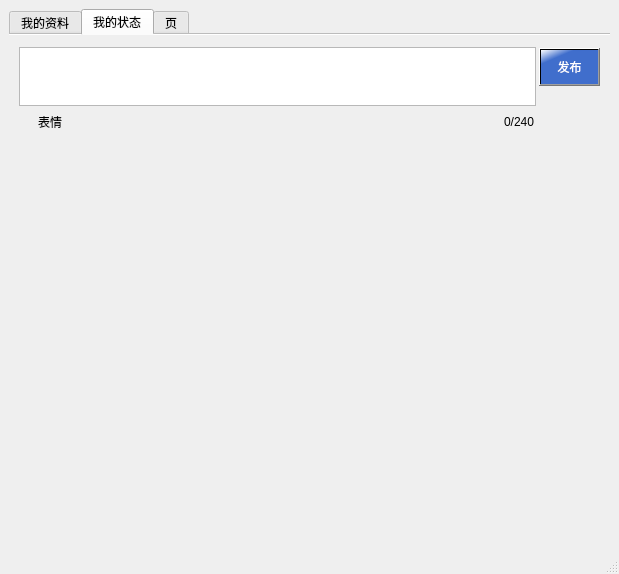
<?xml version="1.0" encoding="UTF-8"?>
<ui version="4.0">
 <class>renrentest</class>
 <widget class="QMainWindow" name="renrentest">
  <property name="geometry">
   <rect>
    <x>0</x>
    <y>0</y>
    <width>619</width>
    <height>574</height>
   </rect>
  </property>
  <property name="minimumSize">
   <size>
    <width>539</width>
    <height>0</height>
   </size>
  </property>
  <property name="windowTitle">
   <string>我的人人</string>
  </property>
  <widget class="QWidget" name="centralwidget">
   <layout class="QVBoxLayout" name="verticalLayout_10">
    <item>
     <widget class="QTabWidget" name="tabWidget">
      <property name="focusPolicy">
       <enum>Qt::ClickFocus</enum>
      </property>
      <property name="styleSheet">
       <string notr="true"/>
      </property>
      <property name="tabPosition">
       <enum>QTabWidget::North</enum>
      </property>
      <property name="tabShape">
       <enum>QTabWidget::Rounded</enum>
      </property>
      <property name="currentIndex">
       <number>1</number>
      </property>
      <property name="iconSize">
       <size>
        <width>16</width>
        <height>16</height>
       </size>
      </property>
      <property name="documentMode">
       <bool>true</bool>
      </property>
      <property name="tabsClosable">
       <bool>false</bool>
      </property>
      <widget class="QWidget" name="tab">
       <attribute name="title">
        <string>我的资料</string>
       </attribute>
       <layout class="QGridLayout" name="gridLayout_3">
        <property name="margin">
         <number>0</number>
        </property>
        <item row="0" column="0">
         <widget class="QScrollArea" name="userArea">
          <property name="frameShape">
           <enum>QFrame::StyledPanel</enum>
          </property>
          <property name="frameShadow">
           <enum>QFrame::Raised</enum>
          </property>
          <property name="widgetResizable">
           <bool>true</bool>
          </property>
          <widget class="QWidget" name="scrollAreaWidgetContents">
           <property name="geometry">
            <rect>
             <x>0</x>
             <y>0</y>
             <width>597</width>
             <height>495</height>
            </rect>
           </property>
           <layout class="QGridLayout" name="gridLayout">
            <property name="margin">
             <number>0</number>
            </property>
            <property name="spacing">
             <number>0</number>
            </property>
            <item row="0" column="0">
             <widget class="QWidget" name="layoutwidget" native="true">
              <property name="autoFillBackground">
               <bool>false</bool>
              </property>
              <property name="styleSheet">
               <string notr="true">background-color: rgb(255, 253, 231);</string>
              </property>
              <layout class="QFormLayout" name="formLayout">
               <property name="fieldGrowthPolicy">
                <enum>QFormLayout::AllNonFixedFieldsGrow</enum>
               </property>
               <item row="0" column="0">
                <layout class="QVBoxLayout" name="verticalLayout_5">
                 <item>
                  <widget class="QLabel" name="headImage">
                   <property name="minimumSize">
                    <size>
                     <width>128</width>
                     <height>10</height>
                    </size>
                   </property>
                   <property name="maximumSize">
                    <size>
                     <width>16777215</width>
                     <height>16777215</height>
                    </size>
                   </property>
                   <property name="text">
                    <string/>
                   </property>
                   <property name="textFormat">
                    <enum>Qt::AutoText</enum>
                   </property>
                   <property name="pixmap">
                    <pixmap>:/head.gif</pixmap>
                   </property>
                   <property name="scaledContents">
                    <bool>true</bool>
                   </property>
                   <property name="alignment">
                    <set>Qt::AlignCenter</set>
                   </property>
                   <property name="wordWrap">
                    <bool>false</bool>
                   </property>
                   <property name="openExternalLinks">
                    <bool>false</bool>
                   </property>
                  </widget>
                 </item>
                 <item>
                  <spacer name="verticalSpacer">
                   <property name="orientation">
                    <enum>Qt::Vertical</enum>
                   </property>
                   <property name="sizeHint" stdset="0">
                    <size>
                     <width>20</width>
                     <height>40</height>
                    </size>
                   </property>
                  </spacer>
                 </item>
                </layout>
               </item>
               <item row="0" column="1">
                <layout class="QVBoxLayout" name="verticalLayout_4">
                 <item>
                  <widget class="QGroupBox" name="groupBox">
                   <property name="title">
                    <string>基本信息</string>
                   </property>
                   <property name="alignment">
                    <set>Qt::AlignLeading|Qt::AlignLeft|Qt::AlignVCenter</set>
                   </property>
                   <property name="flat">
                    <bool>true</bool>
                   </property>
                   <property name="checkable">
                    <bool>false</bool>
                   </property>
                   <property name="checked">
                    <bool>false</bool>
                   </property>
                   <layout class="QVBoxLayout" name="verticalLayout">
                    <item>
                     <layout class="QHBoxLayout" name="horizontalLayout_2">
                      <item>
                       <widget class="QLabel" name="label_18">
                        <property name="minimumSize">
                         <size>
                          <width>60</width>
                          <height>0</height>
                         </size>
                        </property>
                        <property name="layoutDirection">
                         <enum>Qt::LeftToRight</enum>
                        </property>
                        <property name="text">
                         <string>姓名：</string>
                        </property>
                        <property name="alignment">
                         <set>Qt::AlignRight|Qt::AlignTrailing|Qt::AlignVCenter</set>
                        </property>
                       </widget>
                      </item>
                      <item>
                       <widget class="QLabel" name="nameLB">
                        <property name="minimumSize">
                         <size>
                          <width>260</width>
                          <height>0</height>
                         </size>
                        </property>
                        <property name="layoutDirection">
                         <enum>Qt::LeftToRight</enum>
                        </property>
                        <property name="text">
                         <string/>
                        </property>
                       </widget>
                      </item>
                      <item>
                       <spacer name="horizontalSpacer">
                        <property name="orientation">
                         <enum>Qt::Horizontal</enum>
                        </property>
                        <property name="sizeHint" stdset="0">
                         <size>
                          <width>40</width>
                          <height>20</height>
                         </size>
                        </property>
                       </spacer>
                      </item>
                     </layout>
                    </item>
                    <item>
                     <layout class="QHBoxLayout" name="horizontalLayout_3">
                      <item>
                       <widget class="QLabel" name="label_5">
                        <property name="minimumSize">
                         <size>
                          <width>60</width>
                          <height>0</height>
                         </size>
                        </property>
                        <property name="text">
                         <string>星座：</string>
                        </property>
                        <property name="alignment">
                         <set>Qt::AlignRight|Qt::AlignTrailing|Qt::AlignVCenter</set>
                        </property>
                       </widget>
                      </item>
                      <item>
                       <widget class="QLabel" name="constellationLB">
                        <property name="minimumSize">
                         <size>
                          <width>260</width>
                          <height>0</height>
                         </size>
                        </property>
                        <property name="layoutDirection">
                         <enum>Qt::LeftToRight</enum>
                        </property>
                        <property name="text">
                         <string/>
                        </property>
                       </widget>
                      </item>
                      <item>
                       <spacer name="horizontalSpacer_2">
                        <property name="orientation">
                         <enum>Qt::Horizontal</enum>
                        </property>
                        <property name="sizeHint" stdset="0">
                         <size>
                          <width>40</width>
                          <height>20</height>
                         </size>
                        </property>
                       </spacer>
                      </item>
                     </layout>
                    </item>
                    <item>
                     <layout class="QHBoxLayout" name="horizontalLayout_4">
                      <item>
                       <widget class="QLabel" name="label_17">
                        <property name="minimumSize">
                         <size>
                          <width>60</width>
                          <height>0</height>
                         </size>
                        </property>
                        <property name="text">
                         <string>ID：</string>
                        </property>
                        <property name="alignment">
                         <set>Qt::AlignRight|Qt::AlignTrailing|Qt::AlignVCenter</set>
                        </property>
                       </widget>
                      </item>
                      <item>
                       <widget class="QLabel" name="IDLB">
                        <property name="minimumSize">
                         <size>
                          <width>260</width>
                          <height>0</height>
                         </size>
                        </property>
                        <property name="layoutDirection">
                         <enum>Qt::LeftToRight</enum>
                        </property>
                        <property name="text">
                         <string/>
                        </property>
                       </widget>
                      </item>
                      <item>
                       <spacer name="horizontalSpacer_3">
                        <property name="orientation">
                         <enum>Qt::Horizontal</enum>
                        </property>
                        <property name="sizeHint" stdset="0">
                         <size>
                          <width>40</width>
                          <height>20</height>
                         </size>
                        </property>
                       </spacer>
                      </item>
                     </layout>
                    </item>
                    <item>
                     <layout class="QHBoxLayout" name="horizontalLayout_5">
                      <item>
                       <widget class="QLabel" name="label_7">
                        <property name="minimumSize">
                         <size>
                          <width>60</width>
                          <height>0</height>
                         </size>
                        </property>
                        <property name="text">
                         <string>性别：</string>
                        </property>
                        <property name="alignment">
                         <set>Qt::AlignRight|Qt::AlignTrailing|Qt::AlignVCenter</set>
                        </property>
                       </widget>
                      </item>
                      <item>
                       <widget class="QLabel" name="sexLB">
                        <property name="minimumSize">
                         <size>
                          <width>260</width>
                          <height>0</height>
                         </size>
                        </property>
                        <property name="layoutDirection">
                         <enum>Qt::LeftToRight</enum>
                        </property>
                        <property name="text">
                         <string/>
                        </property>
                       </widget>
                      </item>
                      <item>
                       <spacer name="horizontalSpacer_4">
                        <property name="orientation">
                         <enum>Qt::Horizontal</enum>
                        </property>
                        <property name="sizeHint" stdset="0">
                         <size>
                          <width>40</width>
                          <height>20</height>
                         </size>
                        </property>
                       </spacer>
                      </item>
                     </layout>
                    </item>
                    <item>
                     <layout class="QHBoxLayout" name="horizontalLayout_6">
                      <item>
                       <widget class="QLabel" name="label_8">
                        <property name="minimumSize">
                         <size>
                          <width>60</width>
                          <height>0</height>
                         </size>
                        </property>
                        <property name="text">
                         <string>生日：</string>
                        </property>
                        <property name="alignment">
                         <set>Qt::AlignRight|Qt::AlignTrailing|Qt::AlignVCenter</set>
                        </property>
                       </widget>
                      </item>
                      <item>
                       <widget class="QLabel" name="birthdayLB">
                        <property name="minimumSize">
                         <size>
                          <width>260</width>
                          <height>0</height>
                         </size>
                        </property>
                        <property name="layoutDirection">
                         <enum>Qt::LeftToRight</enum>
                        </property>
                        <property name="text">
                         <string/>
                        </property>
                       </widget>
                      </item>
                      <item>
                       <spacer name="horizontalSpacer_5">
                        <property name="orientation">
                         <enum>Qt::Horizontal</enum>
                        </property>
                        <property name="sizeHint" stdset="0">
                         <size>
                          <width>40</width>
                          <height>20</height>
                         </size>
                        </property>
                       </spacer>
                      </item>
                     </layout>
                    </item>
                    <item>
                     <layout class="QHBoxLayout" name="horizontalLayout_7">
                      <item>
                       <widget class="QLabel" name="label_9">
                        <property name="minimumSize">
                         <size>
                          <width>60</width>
                          <height>0</height>
                         </size>
                        </property>
                        <property name="text">
                         <string>家乡：</string>
                        </property>
                        <property name="alignment">
                         <set>Qt::AlignRight|Qt::AlignTrailing|Qt::AlignVCenter</set>
                        </property>
                       </widget>
                      </item>
                      <item>
                       <widget class="QLabel" name="hometownLB">
                        <property name="minimumSize">
                         <size>
                          <width>260</width>
                          <height>0</height>
                         </size>
                        </property>
                        <property name="layoutDirection">
                         <enum>Qt::LeftToRight</enum>
                        </property>
                        <property name="text">
                         <string/>
                        </property>
                       </widget>
                      </item>
                      <item>
                       <spacer name="horizontalSpacer_6">
                        <property name="orientation">
                         <enum>Qt::Horizontal</enum>
                        </property>
                        <property name="sizeHint" stdset="0">
                         <size>
                          <width>40</width>
                          <height>20</height>
                         </size>
                        </property>
                       </spacer>
                      </item>
                     </layout>
                    </item>
                   </layout>
                  </widget>
                 </item>
                 <item>
                  <widget class="QGroupBox" name="groupBox_2">
                   <property name="title">
                    <string>学校信息</string>
                   </property>
                   <property name="flat">
                    <bool>true</bool>
                   </property>
                   <property name="checkable">
                    <bool>false</bool>
                   </property>
                   <layout class="QVBoxLayout" name="verticalLayout_2">
                    <item>
                     <layout class="QHBoxLayout" name="horizontalLayout_8">
                      <item>
                       <widget class="QLabel" name="label_10">
                        <property name="minimumSize">
                         <size>
                          <width>60</width>
                          <height>1</height>
                         </size>
                        </property>
                        <property name="text">
                         <string>大学：</string>
                        </property>
                        <property name="alignment">
                         <set>Qt::AlignRight|Qt::AlignTrailing|Qt::AlignVCenter</set>
                        </property>
                       </widget>
                      </item>
                      <item>
                       <widget class="QLabel" name="universityLB">
                        <property name="minimumSize">
                         <size>
                          <width>260</width>
                          <height>0</height>
                         </size>
                        </property>
                        <property name="layoutDirection">
                         <enum>Qt::LeftToRight</enum>
                        </property>
                        <property name="text">
                         <string/>
                        </property>
                       </widget>
                      </item>
                      <item>
                       <spacer name="horizontalSpacer_8">
                        <property name="orientation">
                         <enum>Qt::Horizontal</enum>
                        </property>
                        <property name="sizeHint" stdset="0">
                         <size>
                          <width>40</width>
                          <height>20</height>
                         </size>
                        </property>
                       </spacer>
                      </item>
                     </layout>
                    </item>
                    <item>
                     <layout class="QHBoxLayout" name="horizontalLayout_9">
                      <item>
                       <widget class="QLabel" name="label_11">
                        <property name="minimumSize">
                         <size>
                          <width>60</width>
                          <height>0</height>
                         </size>
                        </property>
                        <property name="text">
                         <string>高中：</string>
                        </property>
                        <property name="alignment">
                         <set>Qt::AlignRight|Qt::AlignTrailing|Qt::AlignVCenter</set>
                        </property>
                       </widget>
                      </item>
                      <item>
                       <widget class="QLabel" name="smiddleSchool">
                        <property name="minimumSize">
                         <size>
                          <width>260</width>
                          <height>0</height>
                         </size>
                        </property>
                        <property name="layoutDirection">
                         <enum>Qt::LeftToRight</enum>
                        </property>
                        <property name="text">
                         <string/>
                        </property>
                       </widget>
                      </item>
                      <item>
                       <spacer name="horizontalSpacer_9">
                        <property name="orientation">
                         <enum>Qt::Horizontal</enum>
                        </property>
                        <property name="sizeHint" stdset="0">
                         <size>
                          <width>40</width>
                          <height>20</height>
                         </size>
                        </property>
                       </spacer>
                      </item>
                     </layout>
                    </item>
                    <item>
                     <layout class="QHBoxLayout" name="horizontalLayout_10">
                      <item>
                       <widget class="QLabel" name="label_13">
                        <property name="minimumSize">
                         <size>
                          <width>60</width>
                          <height>1</height>
                         </size>
                        </property>
                        <property name="text">
                         <string>中专技校：</string>
                        </property>
                        <property name="alignment">
                         <set>Qt::AlignRight|Qt::AlignTrailing|Qt::AlignVCenter</set>
                        </property>
                       </widget>
                      </item>
                      <item>
                       <widget class="QLabel" name="transitLB">
                        <property name="minimumSize">
                         <size>
                          <width>260</width>
                          <height>0</height>
                         </size>
                        </property>
                        <property name="layoutDirection">
                         <enum>Qt::LeftToRight</enum>
                        </property>
                        <property name="text">
                         <string/>
                        </property>
                       </widget>
                      </item>
                      <item>
                       <spacer name="horizontalSpacer_7">
                        <property name="orientation">
                         <enum>Qt::Horizontal</enum>
                        </property>
                        <property name="sizeHint" stdset="0">
                         <size>
                          <width>40</width>
                          <height>20</height>
                         </size>
                        </property>
                       </spacer>
                      </item>
                     </layout>
                    </item>
                    <item>
                     <layout class="QHBoxLayout" name="horizontalLayout_11">
                      <item>
                       <widget class="QLabel" name="label_12">
                        <property name="minimumSize">
                         <size>
                          <width>60</width>
                          <height>0</height>
                         </size>
                        </property>
                        <property name="text">
                         <string>初中：</string>
                        </property>
                        <property name="alignment">
                         <set>Qt::AlignRight|Qt::AlignTrailing|Qt::AlignVCenter</set>
                        </property>
                       </widget>
                      </item>
                      <item>
                       <widget class="QLabel" name="middleschoolLB">
                        <property name="minimumSize">
                         <size>
                          <width>260</width>
                          <height>0</height>
                         </size>
                        </property>
                        <property name="layoutDirection">
                         <enum>Qt::LeftToRight</enum>
                        </property>
                        <property name="text">
                         <string/>
                        </property>
                       </widget>
                      </item>
                      <item>
                       <spacer name="horizontalSpacer_10">
                        <property name="orientation">
                         <enum>Qt::Horizontal</enum>
                        </property>
                        <property name="sizeHint" stdset="0">
                         <size>
                          <width>40</width>
                          <height>20</height>
                         </size>
                        </property>
                       </spacer>
                      </item>
                     </layout>
                    </item>
                    <item>
                     <layout class="QHBoxLayout" name="horizontalLayout_12">
                      <item>
                       <widget class="QLabel" name="label_14">
                        <property name="minimumSize">
                         <size>
                          <width>60</width>
                          <height>1</height>
                         </size>
                        </property>
                        <property name="text">
                         <string>小学：</string>
                        </property>
                        <property name="alignment">
                         <set>Qt::AlignRight|Qt::AlignTrailing|Qt::AlignVCenter</set>
                        </property>
                       </widget>
                      </item>
                      <item>
                       <widget class="QLabel" name="primaryschoolLB">
                        <property name="minimumSize">
                         <size>
                          <width>260</width>
                          <height>0</height>
                         </size>
                        </property>
                        <property name="layoutDirection">
                         <enum>Qt::LeftToRight</enum>
                        </property>
                        <property name="text">
                         <string/>
                        </property>
                       </widget>
                      </item>
                      <item>
                       <spacer name="horizontalSpacer_11">
                        <property name="orientation">
                         <enum>Qt::Horizontal</enum>
                        </property>
                        <property name="sizeHint" stdset="0">
                         <size>
                          <width>40</width>
                          <height>20</height>
                         </size>
                        </property>
                       </spacer>
                      </item>
                     </layout>
                    </item>
                   </layout>
                  </widget>
                 </item>
                 <item>
                  <widget class="QGroupBox" name="groupBox_4">
                   <property name="title">
                    <string>工作信息</string>
                   </property>
                   <property name="flat">
                    <bool>true</bool>
                   </property>
                   <property name="checkable">
                    <bool>false</bool>
                   </property>
                   <layout class="QVBoxLayout" name="verticalLayout_3">
                    <item>
                     <layout class="QHBoxLayout" name="horizontalLayout_13">
                      <item>
                       <widget class="QLabel" name="label_15">
                        <property name="minimumSize">
                         <size>
                          <width>60</width>
                          <height>0</height>
                         </size>
                        </property>
                        <property name="text">
                         <string>公司：</string>
                        </property>
                        <property name="alignment">
                         <set>Qt::AlignRight|Qt::AlignTrailing|Qt::AlignVCenter</set>
                        </property>
                       </widget>
                      </item>
                      <item>
                       <widget class="QLabel" name="companyLB">
                        <property name="minimumSize">
                         <size>
                          <width>260</width>
                          <height>0</height>
                         </size>
                        </property>
                        <property name="layoutDirection">
                         <enum>Qt::LeftToRight</enum>
                        </property>
                        <property name="text">
                         <string/>
                        </property>
                       </widget>
                      </item>
                      <item>
                       <spacer name="horizontalSpacer_12">
                        <property name="orientation">
                         <enum>Qt::Horizontal</enum>
                        </property>
                        <property name="sizeHint" stdset="0">
                         <size>
                          <width>40</width>
                          <height>20</height>
                         </size>
                        </property>
                       </spacer>
                      </item>
                     </layout>
                    </item>
                    <item>
                     <layout class="QHBoxLayout" name="horizontalLayout_14">
                      <item>
                       <widget class="QLabel" name="label_16">
                        <property name="minimumSize">
                         <size>
                          <width>60</width>
                          <height>1</height>
                         </size>
                        </property>
                        <property name="text">
                         <string>时间：</string>
                        </property>
                        <property name="alignment">
                         <set>Qt::AlignRight|Qt::AlignTrailing|Qt::AlignVCenter</set>
                        </property>
                       </widget>
                      </item>
                      <item>
                       <widget class="QLabel" name="entrytimeLB">
                        <property name="minimumSize">
                         <size>
                          <width>260</width>
                          <height>0</height>
                         </size>
                        </property>
                        <property name="layoutDirection">
                         <enum>Qt::LeftToRight</enum>
                        </property>
                        <property name="text">
                         <string/>
                        </property>
                       </widget>
                      </item>
                      <item>
                       <spacer name="horizontalSpacer_13">
                        <property name="orientation">
                         <enum>Qt::Horizontal</enum>
                        </property>
                        <property name="sizeHint" stdset="0">
                         <size>
                          <width>40</width>
                          <height>20</height>
                         </size>
                        </property>
                       </spacer>
                      </item>
                     </layout>
                    </item>
                   </layout>
                  </widget>
                 </item>
                </layout>
               </item>
              </layout>
             </widget>
            </item>
           </layout>
          </widget>
         </widget>
        </item>
       </layout>
      </widget>
      <widget class="QWidget" name="tab_2">
       <attribute name="title">
        <string>我的状态</string>
       </attribute>
       <layout class="QGridLayout" name="gridLayout_4">
        <property name="margin">
         <number>0</number>
        </property>
        <item row="0" column="0">
         <widget class="QScrollArea" name="statusArea">
          <property name="styleSheet">
           <string notr="true">QWidget[objectName=&quot;statusLayoutWidget&quot;]{
	background-color: rgb(255, 255, 255);
}</string>
          </property>
          <property name="frameShape">
           <enum>QFrame::NoFrame</enum>
          </property>
          <property name="widgetResizable">
           <bool>true</bool>
          </property>
          <widget class="QWidget" name="scrollAreaWidgetContents_2">
           <property name="geometry">
            <rect>
             <x>0</x>
             <y>0</y>
             <width>599</width>
             <height>497</height>
            </rect>
           </property>
           <layout class="QGridLayout" name="gridLayout_6">
            <property name="margin">
             <number>0</number>
            </property>
            <item row="0" column="0">
             <widget class="QWidget" name="statusLayoutWidget" native="true">
              <property name="layoutDirection">
               <enum>Qt::LeftToRight</enum>
              </property>
              <property name="styleSheet">
               <string notr="true"/>
              </property>
              <layout class="QVBoxLayout" name="verticalLayout_8">
               <item>
                <widget class="QWidget" name="publishWidget" native="true">
                 <property name="minimumSize">
                  <size>
                   <width>500</width>
                   <height>89</height>
                  </size>
                 </property>
                 <property name="maximumSize">
                  <size>
                   <width>16777215</width>
                   <height>89</height>
                  </size>
                 </property>
                 <layout class="QGridLayout" name="gridLayout_5">
                  <property name="margin">
                   <number>1</number>
                  </property>
                  <item row="0" column="0">
                   <layout class="QVBoxLayout" name="verticalLayout_7">
                    <property name="spacing">
                     <number>3</number>
                    </property>
                    <item>
                     <layout class="QHBoxLayout" name="horizontalLayout_16">
                      <item>
                       <widget class="QTextEdit" name="statusContent">
                        <property name="minimumSize">
                         <size>
                          <width>429</width>
                          <height>59</height>
                         </size>
                        </property>
                        <property name="maximumSize">
                         <size>
                          <width>16777215</width>
                          <height>59</height>
                         </size>
                        </property>
                        <property name="frameShape">
                         <enum>QFrame::StyledPanel</enum>
                        </property>
                        <property name="frameShadow">
                         <enum>QFrame::Plain</enum>
                        </property>
                        <property name="lineWidth">
                         <number>1</number>
                        </property>
                        <property name="midLineWidth">
                         <number>0</number>
                        </property>
                        <property name="html">
                         <string>&lt;!DOCTYPE HTML PUBLIC &quot;-//W3C//DTD HTML 4.0//EN&quot; &quot;http://www.w3.org/TR/REC-html40/strict.dtd&quot;&gt;
&lt;html&gt;&lt;head&gt;&lt;meta name=&quot;qrichtext&quot; content=&quot;1&quot; /&gt;&lt;style type=&quot;text/css&quot;&gt;
p, li { white-space: pre-wrap; }
&lt;/style&gt;&lt;/head&gt;&lt;body style=&quot; font-family:'宋体'; font-size:9pt; font-weight:400; font-style:normal;&quot;&gt;
&lt;p style=&quot;-qt-paragraph-type:empty; margin-top:0px; margin-bottom:0px; margin-left:0px; margin-right:0px; -qt-block-indent:0; text-indent:0px; font-family:'SimSun';&quot;&gt;&lt;/p&gt;&lt;/body&gt;&lt;/html&gt;</string>
                        </property>
                       </widget>
                      </item>
                      <item>
                       <layout class="QVBoxLayout" name="verticalLayout_6">
                        <property name="topMargin">
                         <number>3</number>
                        </property>
                        <item>
                         <widget class="QPushButton" name="publishButton">
                          <property name="minimumSize">
                           <size>
                            <width>61</width>
                            <height>38</height>
                           </size>
                          </property>
                          <property name="maximumSize">
                           <size>
                            <width>61</width>
                            <height>38</height>
                           </size>
                          </property>
                          <property name="styleSheet">
                           <string notr="true">background-color: qlineargradient(spread:pad, x1:0.204545, y1:0.285, x2:0, y2:0, stop:0.0284091 rgba(64, 110, 204, 255), stop:1 rgba(255, 255, 255, 255));
color: rgb(255, 255, 255);
font: 75 10pt &quot;宋体&quot;;</string>
                          </property>
                          <property name="text">
                           <string>发布</string>
                          </property>
                         </widget>
                        </item>
                        <item>
                         <spacer name="verticalSpacer_2">
                          <property name="orientation">
                           <enum>Qt::Vertical</enum>
                          </property>
                          <property name="sizeHint" stdset="0">
                           <size>
                            <width>20</width>
                            <height>40</height>
                           </size>
                          </property>
                         </spacer>
                        </item>
                       </layout>
                      </item>
                     </layout>
                    </item>
                    <item>
                     <layout class="QHBoxLayout" name="horizontalLayout_15">
                      <item>
                       <layout class="QHBoxLayout" name="horizontalLayout">
                        <item>
                         <widget class="QLabel" name="facialGif">
                          <property name="minimumSize">
                           <size>
                            <width>16</width>
                            <height>16</height>
                           </size>
                          </property>
                          <property name="maximumSize">
                           <size>
                            <width>16</width>
                            <height>16</height>
                           </size>
                          </property>
                          <property name="text">
                           <string/>
                          </property>
                          <property name="pixmap">
                           <pixmap>:/facial.gif</pixmap>
                          </property>
                          <property name="scaledContents">
                           <bool>true</bool>
                          </property>
                         </widget>
                        </item>
                        <item>
                         <widget class="QLabel" name="label_2">
                          <property name="text">
                           <string>表情</string>
                          </property>
                         </widget>
                        </item>
                       </layout>
                      </item>
                      <item>
                       <spacer name="horizontalSpacer_14">
                        <property name="orientation">
                         <enum>Qt::Horizontal</enum>
                        </property>
                        <property name="sizeHint" stdset="0">
                         <size>
                          <width>40</width>
                          <height>20</height>
                         </size>
                        </property>
                       </spacer>
                      </item>
                      <item>
                       <widget class="QLabel" name="charCount">
                        <property name="text">
                         <string>0/240</string>
                        </property>
                       </widget>
                      </item>
                      <item>
                       <spacer name="horizontalSpacer_15">
                        <property name="orientation">
                         <enum>Qt::Horizontal</enum>
                        </property>
                        <property name="sizeType">
                         <enum>QSizePolicy::Minimum</enum>
                        </property>
                        <property name="sizeHint" stdset="0">
                         <size>
                          <width>65</width>
                          <height>20</height>
                         </size>
                        </property>
                       </spacer>
                      </item>
                     </layout>
                    </item>
                   </layout>
                  </item>
                 </layout>
                </widget>
               </item>
               <item>
                <widget class="QWidget" name="statusShowWidget" native="true">
                 <property name="minimumSize">
                  <size>
                   <width>500</width>
                   <height>0</height>
                  </size>
                 </property>
                 <layout class="QVBoxLayout" name="statusLayout">
                  <property name="spacing">
                   <number>0</number>
                  </property>
                  <property name="leftMargin">
                   <number>0</number>
                  </property>
                  <property name="rightMargin">
                   <number>0</number>
                  </property>
                 </layout>
                </widget>
               </item>
               <item>
                <spacer name="verticalSpacer_3">
                 <property name="orientation">
                  <enum>Qt::Vertical</enum>
                 </property>
                 <property name="sizeHint" stdset="0">
                  <size>
                   <width>20</width>
                   <height>1000</height>
                  </size>
                 </property>
                </spacer>
               </item>
              </layout>
             </widget>
            </item>
           </layout>
          </widget>
         </widget>
        </item>
       </layout>
      </widget>
      <widget class="QWidget" name="tab_3">
       <attribute name="title">
        <string>页</string>
       </attribute>
      </widget>
     </widget>
    </item>
   </layout>
  </widget>
  <widget class="QMenuBar" name="menubar">
   <property name="geometry">
    <rect>
     <x>0</x>
     <y>0</y>
     <width>619</width>
     <height>19</height>
    </rect>
   </property>
  </widget>
  <widget class="QStatusBar" name="statusbar"/>
 </widget>
 <resources/>
 <connections/>
</ui>
